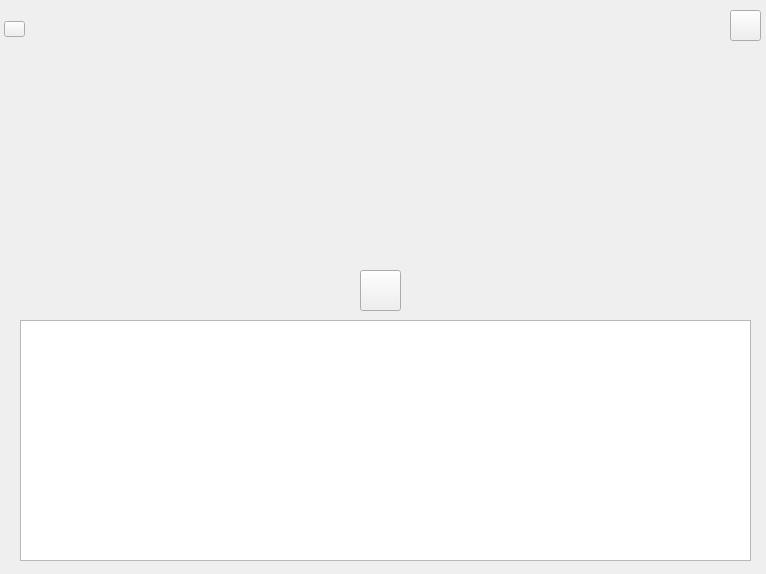
<?xml version="1.0" encoding="UTF-8"?>
<ui version="4.0">
 <class>inforOfSort</class>
 <widget class="QWidget" name="inforOfSort">
  <property name="geometry">
   <rect>
    <x>0</x>
    <y>0</y>
    <width>766</width>
    <height>574</height>
   </rect>
  </property>
  <property name="windowTitle">
   <string>Form</string>
  </property>
  <widget class="QPushButton" name="btn_goHome">
   <property name="enabled">
    <bool>true</bool>
   </property>
   <property name="geometry">
    <rect>
     <x>730</x>
     <y>10</y>
     <width>31</width>
     <height>31</height>
    </rect>
   </property>
   <property name="cursor">
    <cursorShape>PointingHandCursor</cursorShape>
   </property>
   <property name="autoFillBackground">
    <bool>false</bool>
   </property>
   <property name="styleSheet">
    <string notr="true">border-image: url(:/image/image/home_icon.png);</string>
   </property>
   <property name="text">
    <string/>
   </property>
  </widget>
  <widget class="QPushButton" name="btn_goBack_inforsort">
   <property name="geometry">
    <rect>
     <x>4</x>
     <y>21</y>
     <width>21</width>
     <height>16</height>
    </rect>
   </property>
   <property name="cursor">
    <cursorShape>PointingHandCursor</cursorShape>
   </property>
   <property name="styleSheet">
    <string notr="true">border-image: url(:/image/image/back.png);</string>
   </property>
   <property name="text">
    <string/>
   </property>
  </widget>
  <widget class="QLabel" name="lblinforSort">
   <property name="geometry">
    <rect>
     <x>40</x>
     <y>10</y>
     <width>321</width>
     <height>32</height>
    </rect>
   </property>
   <property name="font">
    <font>
     <pointsize>14</pointsize>
    </font>
   </property>
   <property name="text">
    <string/>
   </property>
   <property name="alignment">
    <set>Qt::AlignmentFlag::AlignLeading|Qt::AlignmentFlag::AlignLeft|Qt::AlignmentFlag::AlignVCenter</set>
   </property>
  </widget>
  <widget class="QPushButton" name="btn_start">
   <property name="geometry">
    <rect>
     <x>360</x>
     <y>270</y>
     <width>41</width>
     <height>41</height>
    </rect>
   </property>
   <property name="cursor">
    <cursorShape>PointingHandCursor</cursorShape>
   </property>
   <property name="styleSheet">
    <string notr="true">border-image: url(:/image/image/play.png);</string>
   </property>
   <property name="text">
    <string/>
   </property>
  </widget>
  <widget class="QTextEdit" name="txt_infor">
   <property name="geometry">
    <rect>
     <x>20</x>
     <y>320</y>
     <width>731</width>
     <height>241</height>
    </rect>
   </property>
   <property name="font">
    <font>
     <pointsize>12</pointsize>
    </font>
   </property>
  </widget>
 </widget>
 <resources/>
 <connections/>
</ui>
